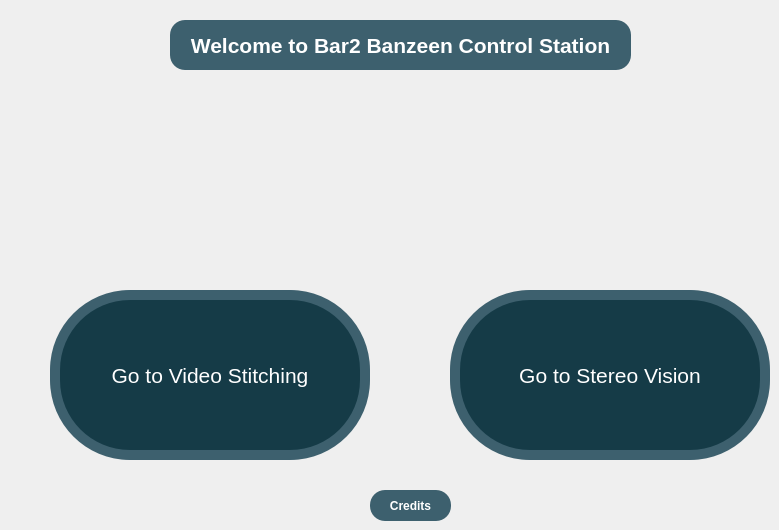
      <widget class="QWidget" name="home_tab">
       <attribute name="icon">
        <iconset resource="resource.qrc">
         <normaloff>:/icons/icons/home_icon.png</normaloff>
         <normalon>:/icons/icons/home_icon2.png</normalon>:/icons/icons/home_icon.png</iconset>
       </attribute>
       <attribute name="title">
        <string>Home</string>
       </attribute>
       <widget class="QFrame" name="StereoVision_pushButton_frame">
        <property name="geometry">
         <rect>
          <x>450</x>
          <y>290</y>
          <width>320</width>
          <height>170</height>
         </rect>
        </property>
        <property name="minimumSize">
         <size>
          <width>320</width>
          <height>170</height>
         </size>
        </property>
        <property name="styleSheet">
         <string notr="true">background-color:#3d606e;
border-radius:80px</string>
        </property>
        <property name="frameShape">
         <enum>QFrame::StyledPanel</enum>
        </property>
        <property name="frameShadow">
         <enum>QFrame::Raised</enum>
        </property>
        <widget class="QPushButton" name="StereoVision_pushButton">
         <property name="geometry">
          <rect>
           <x>10</x>
           <y>10</y>
           <width>300</width>
           <height>150</height>
          </rect>
         </property>
         <property name="minimumSize">
          <size>
           <width>300</width>
           <height>150</height>
          </size>
         </property>
         <property name="font">
          <font>
           <pointsize>16</pointsize>
          </font>
         </property>
         <property name="styleSheet">
          <string notr="true">QPushButton{
background-color:#153b47;
color: rgb(255, 255, 255);
border-radius:70px;
}

QPushButton:pressed{
background-color: rgb(230, 176, 38);
}</string>
         </property>
         <property name="text">
          <string>Go to Stereo Vision</string>
         </property>
         <property name="checkable">
          <bool>false</bool>
         </property>
        </widget>
       </widget>
       <widget class="QPushButton" name="credits_pushButton">
        <property name="geometry">
         <rect>
          <x>370</x>
          <y>490</y>
          <width>81</width>
          <height>31</height>
         </rect>
        </property>
        <property name="minimumSize">
         <size>
          <width>80</width>
          <height>30</height>
         </size>
        </property>
        <property name="font">
         <font>
          <bold>true</bold>
         </font>
        </property>
        <property name="styleSheet">
         <string notr="true">QPushButton{
background-color: rgb(61, 96, 110);
color: rgb(255, 255, 255);
border-radius:15px
}

QPushButton:pressed{
background-color: rgb(230, 176, 38);
}</string>
        </property>
        <property name="text">
         <string>Credits</string>
        </property>
       </widget>
       <widget class="QFrame" name="videoStitching_pushButton_frame">
        <property name="geometry">
         <rect>
          <x>50</x>
          <y>290</y>
          <width>320</width>
          <height>170</height>
         </rect>
        </property>
        <property name="minimumSize">
         <size>
          <width>320</width>
          <height>170</height>
         </size>
        </property>
        <property name="styleSheet">
         <string notr="true">background-color:#3d606e;
border-radius:80px;</string>
        </property>
        <property name="frameShape">
         <enum>QFrame::StyledPanel</enum>
        </property>
        <property name="frameShadow">
         <enum>QFrame::Raised</enum>
        </property>
        <widget class="QPushButton" name="videoStitching_pushButton">
         <property name="geometry">
          <rect>
           <x>10</x>
           <y>10</y>
           <width>300</width>
           <height>150</height>
          </rect>
         </property>
         <property name="minimumSize">
          <size>
           <width>300</width>
           <height>150</height>
          </size>
         </property>
         <property name="font">
          <font>
           <pointsize>16</pointsize>
          </font>
         </property>
         <property name="styleSheet">
          <string notr="true">QPushButton{
background-color:#153b47;
color: rgb(255, 255, 255);
border-radius:70px;
}

QPushButton:pressed{
background-color: rgb(230, 176, 38);
}</string>
         </property>
         <property name="text">
          <string>Go to Video Stitching</string>
         </property>
         <property name="checkable">
          <bool>false</bool>
         </property>
        </widget>
       </widget>
       <widget class="QFrame" name="welcome_frame">
        <property name="geometry">
         <rect>
          <x>170</x>
          <y>20</y>
          <width>461</width>
          <height>50</height>
         </rect>
        </property>
        <property name="minimumSize">
         <size>
          <width>460</width>
          <height>0</height>
         </size>
        </property>
        <property name="styleSheet">
         <string notr="true">background-color: rgb(61, 96, 110);
border-radius:15px;</string>
        </property>
        <property name="frameShape">
         <enum>QFrame::StyledPanel</enum>
        </property>
        <property name="frameShadow">
         <enum>QFrame::Raised</enum>
        </property>
        <widget class="QLabel" name="welcome_label">
         <property name="geometry">
          <rect>
           <x>20</x>
           <y>0</y>
           <width>421</width>
           <height>50</height>
          </rect>
         </property>
         <property name="minimumSize">
          <size>
           <width>420</width>
           <height>50</height>
          </size>
         </property>
         <property name="font">
          <font>
           <pointsize>16</pointsize>
           <bold>true</bold>
          </font>
         </property>
         <property name="styleSheet">
          <string notr="true">color:white;</string>
         </property>
         <property name="text">
          <string>Welcome to Bar2 Banzeen Control Station</string>
         </property>
         <property name="alignment">
          <set>Qt::AlignCenter</set>
         </property>
        </widget>
       </widget>
       <widget class="QLabel" name="aquaphoton_logo_label">
        <property name="geometry">
         <rect>
          <x>160</x>
          <y>90</y>
          <width>481</width>
          <height>181</height>
         </rect>
        </property>
        <property name="minimumSize">
         <size>
          <width>480</width>
          <height>180</height>
         </size>
        </property>
        <property name="styleSheet">
         <string notr="true">background:none;</string>
        </property>
        <property name="text">
         <string/>
        </property>
        <property name="pixmap">
         <pixmap resource="resource.qrc">:/icons/icons/aqua_logo.png</pixmap>
        </property>
        <property name="scaledContents">
         <bool>true</bool>
        </property>
        <property name="alignment">
         <set>Qt::AlignCenter</set>
        </property>
       </widget>
      </widget>
